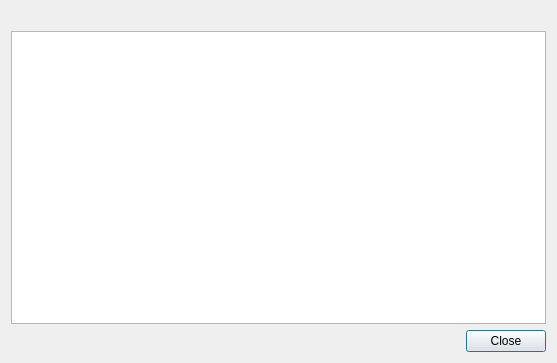
<?xml version="1.0" encoding="UTF-8"?>
<ui version="4.0">
 <class>ParamDialog</class>
 <widget class="QDialog" name="ParamDialog">
  <property name="geometry">
   <rect>
    <x>0</x>
    <y>0</y>
    <width>557</width>
    <height>363</height>
   </rect>
  </property>
  <property name="windowTitle">
   <string>Dialog</string>
  </property>
  <layout class="QVBoxLayout" name="verticalLayout">
   <item>
    <widget class="QLabel" name="textLabel">
     <property name="text">
      <string/>
     </property>
     <property name="wordWrap">
      <bool>true</bool>
     </property>
    </widget>
   </item>
   <item>
    <widget class="ParamTable" name="paramTable">
     <property name="font">
      <font>
       <family>DejaVu Sans Mono</family>
      </font>
     </property>
    </widget>
   </item>
   <item>
    <layout class="QHBoxLayout" name="horizontalLayout">
     <item>
      <spacer name="horizontalSpacer">
       <property name="orientation">
        <enum>Qt::Horizontal</enum>
       </property>
       <property name="sizeHint" stdset="0">
        <size>
         <width>40</width>
         <height>20</height>
        </size>
       </property>
      </spacer>
     </item>
     <item>
      <widget class="QPushButton" name="closeButton">
       <property name="text">
        <string>Close</string>
       </property>
       <property name="default">
        <bool>true</bool>
       </property>
      </widget>
     </item>
    </layout>
   </item>
  </layout>
 </widget>
 <customwidgets>
  <customwidget>
   <class>ParamTable</class>
   <extends>QTableWidget</extends>
   <header>widgets/paramtable.h</header>
  </customwidget>
 </customwidgets>
 <resources/>
 <connections/>
</ui>
